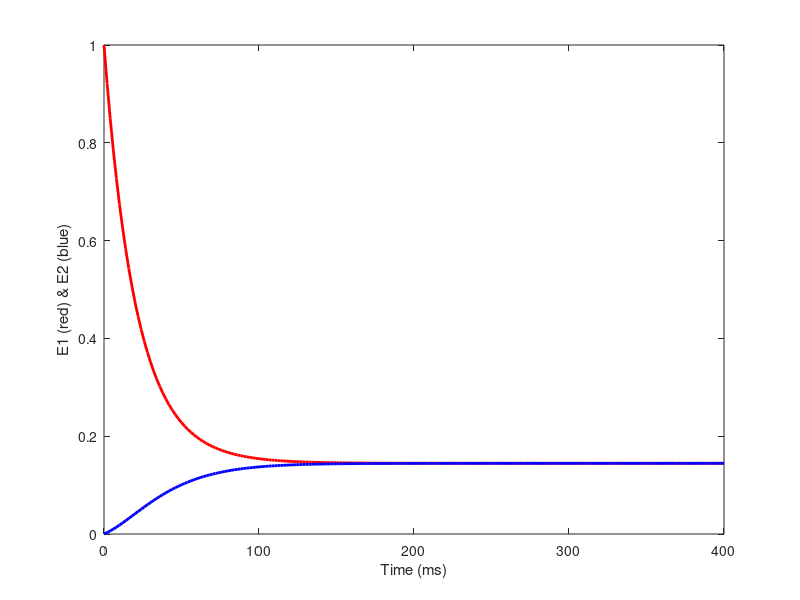
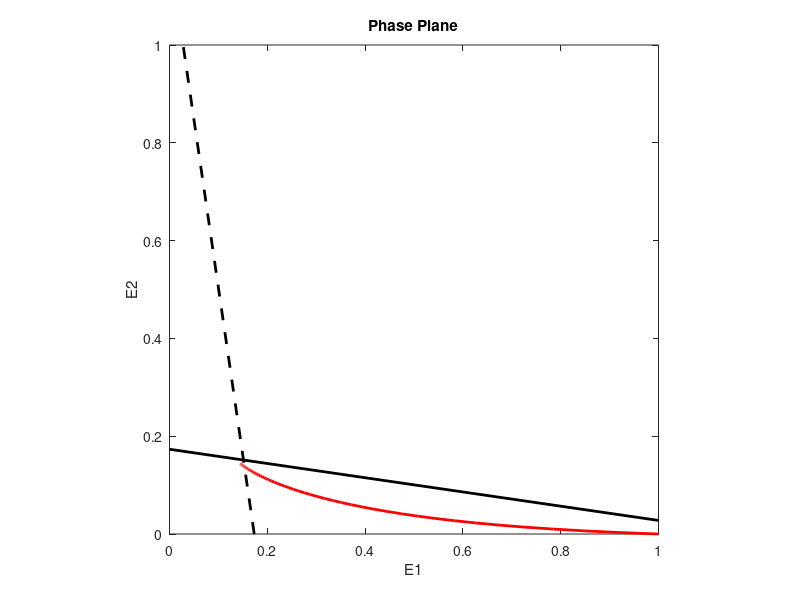

These charts were generated, in order, by the following MATLAB code:
%Fourth Order Runge-Kutta for N-Dimensional Systems
clear all; hold off; clc; close all;
Total_Equations = 2;  %Solve for this number of interacting Neurons
DT = 2;  %Time increment as fraction of time constant
Final_Time = 400;   %Final time value for calculation
Last = Final_Time/DT + 1;  %Last time step
Time = DT*[0:Last-1];  %Time vector
Tau = 20;  %Neural time constants in msec
WTS = [1 2 2 1];  %Runge-Kutta Coefficient weights
for NU = 1:Total_Equations;  %Initialize
	X(NU, :) = zeros(1, Last);  %Vector to store response of Neuron #1
	K(NU, :) = zeros(1, 4);  %Runge-Kutta terms	
	X(1, 1) = 1;  %Initial conditions here if different from zero
	X(2, 1) = 0;  %Initial conditions here if different from zero
	Weights(NU, :) = WTS;  %Make into matrix for efficiency in main loop
end;
Wt2 = [0 .5 .5 1];  %Second set of RK weights
rkIndex = [1 1 2 3];
K1 = input('Stimulus to Neuron 1 (> 50) = ');
K2 = input('Stimulus to Neuron 2 (> 50) = ');
T1 = clock;
for T = 2:Last;
  for rk = 1:4  %Fourth Order Runge-Kutta
	XH = X(:, T-1) + K(:, rkIndex(rk))*Wt2(rk);
	Tme =Time(T-1) + Wt2(rk)*DT;  %Time upgrade
	
	PSP1 = (K1 - 3*XH(2))*(XH(2) < K1/3);	
	PSP2 = (K2 - 3*XH(1))*(XH(1) < K2/3);		
 	K(1, rk) = DT/Tau*(-XH(1) + 100*(PSP1)^2/(120^2 + (PSP1)^2));  %Your Equation Here
  	K(2, rk) = DT/Tau*(-XH(2) + 100*(PSP2)^2/(120^2 + (PSP2)^2));    %Your Equation Here

 end;
	X(:, T) = X(:, T-1) + sum((Weights.*K)')'/6;  %Most efficient with weight matrix
end;
Calculation_Time = etime(clock, T1)
whitebg('w');
maxiso = ceil(max(max(X')));
Xiso = 0:maxiso;  %X for Isoclines
Isocline1 = 100*(K2 - 3*Xiso).^2./(120^2 + (K2 - 3*Xiso).^2).*(3*Xiso < K2);
Isocline2 = 100*(K1 - 3*Xiso).^2./(120^2 + (K1 - 3*Xiso).^2).*(3*Xiso < K1);
figure(1); Za = plot(Time, X(1, :), 'r', Time, X(2, :), 'b'); set(Za, 'LineWidth', 2);
xlabel('Time (ms)'); ylabel('E1 (red) & E2 (blue)');  
figure(2); Zb = plot(X(1, :), X(2, :), '-r', Xiso, Isocline1, '-k', Isocline2, Xiso, '--k'); set(Zb, 'LineWidth', 2); axis square;
xlabel('E1'); ylabel('E2'); title('Phase Plane');
